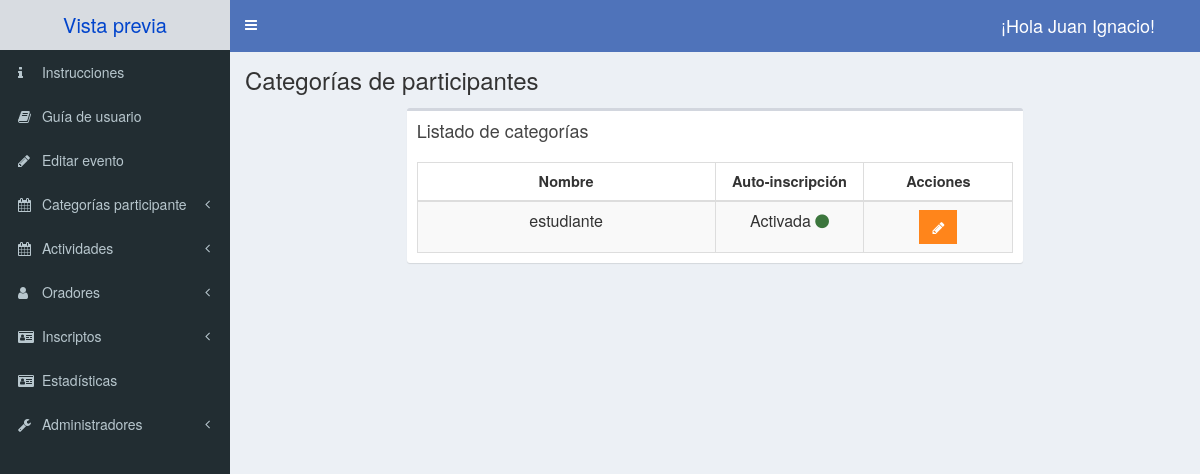
The app's page /admin/lista-categorias.php (signed in), older data.
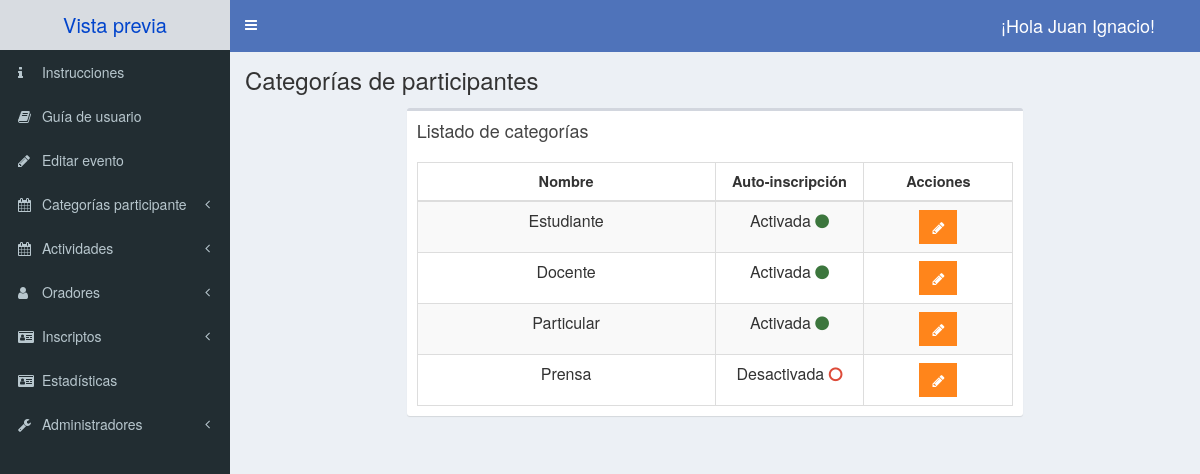
The same page, newer data.
### tables this page shows
CREATE TABLE categoria_participante(
    id_categoria int NOT NULL AUTO_INCREMENT,
    nombre varchar(50) NOT NULL,
    autoreg TINYINT not NULL,
    PRIMARY KEY(id_categoria)
);

### admin/lista-categorias.php (the view, shortened to what this page needs)
<?php
include_once 'templates/header.php';
?>
<body class="hold-transition skin-blue sidebar-mini">
  <div class="wrapper">
    <?php
    include_once 'templates/barra.php';
    ?>
    <?php
    include_once 'templates/navegacion.php';
    ?>
    <div class="content-wrapper">
      <section class="content-header">
          <h1>
            Categorías de participantes
          </h1>
      </section>
      <section class="content">
        <div class="row centrar-contenido">
          <div class="col-xs-12 col-lg-8">
            <div class="box">
              <div class="box-header">
                <h3 class="box-title">Listado de categorías</h3>
              </div>
              <div class="box-body table-responsive">
                <table id="registros" class="table table-bordered table-striped text-center">
                  <thead>
                    <tr>
                      <th >Nombre</th>
                      <th class="col-xs-3">Auto-inscripción</th>
                      <th class="col-xs-3">Acciones</th>
                    </tr>
                  </thead>
                  <tbody>
                    <?php
                    try {
                      include_once 'funciones/funciones.php';
                      $sql = "
                      SELECT c.id_categoria, c.nombre, c.autoreg
                      FROM categoria_participante c";
                      $tuplas = $db->query($sql);
                    } catch (Exception $e) {
                      echo "Error: " . $e->getMessage();
                    }
                    while ($cat = $tuplas->fetch_assoc()) {
                    ?>
                      <tr>
                        <td><?php echo $cat['nombre']; ?></td>
                        <td> <?php
                              if ($cat['autoreg']) {
                                echo "Activada  "; ?><i class="fa fa-circle text-success"></i>
                          <?php
                              } else {
                                echo "Desactivada  ";  ?><i class="fa fa-circle-o text-red"></i>
                         <?php
                              }
                           ?>
                        </td>
                          <td>
                            <?php $encrypt= openssl_encrypt($cat['id_categoria'],"AES-128-ECB","unmdp2021"); ?>
                            <a href="editar-categoria.php?id=<?php echo urlencode($encrypt); ?>" class="btn bg-orange btn-flat margin">
                              <i class="fa fa-pencil"></i>
                            </a>
                          </td>
                      </tr>
                    <?php
                    }
                    ?>
                </table>
              </div>
            </div>
          </div>
        </div>
      </section>
    </div>
    <?php
    include_once 'templates/footer.php';
    ?>

Row changes from the older to the newer data that the page shows:
changed categoria_participante: nombre "estudiante" → "Estudiante"
added categoria_participante: nombre "Docente", autoreg "Activada"
added categoria_participante: nombre "Particular", autoreg "Activada"
added categoria_participante: nombre "Prensa", autoreg "Desactivada"
